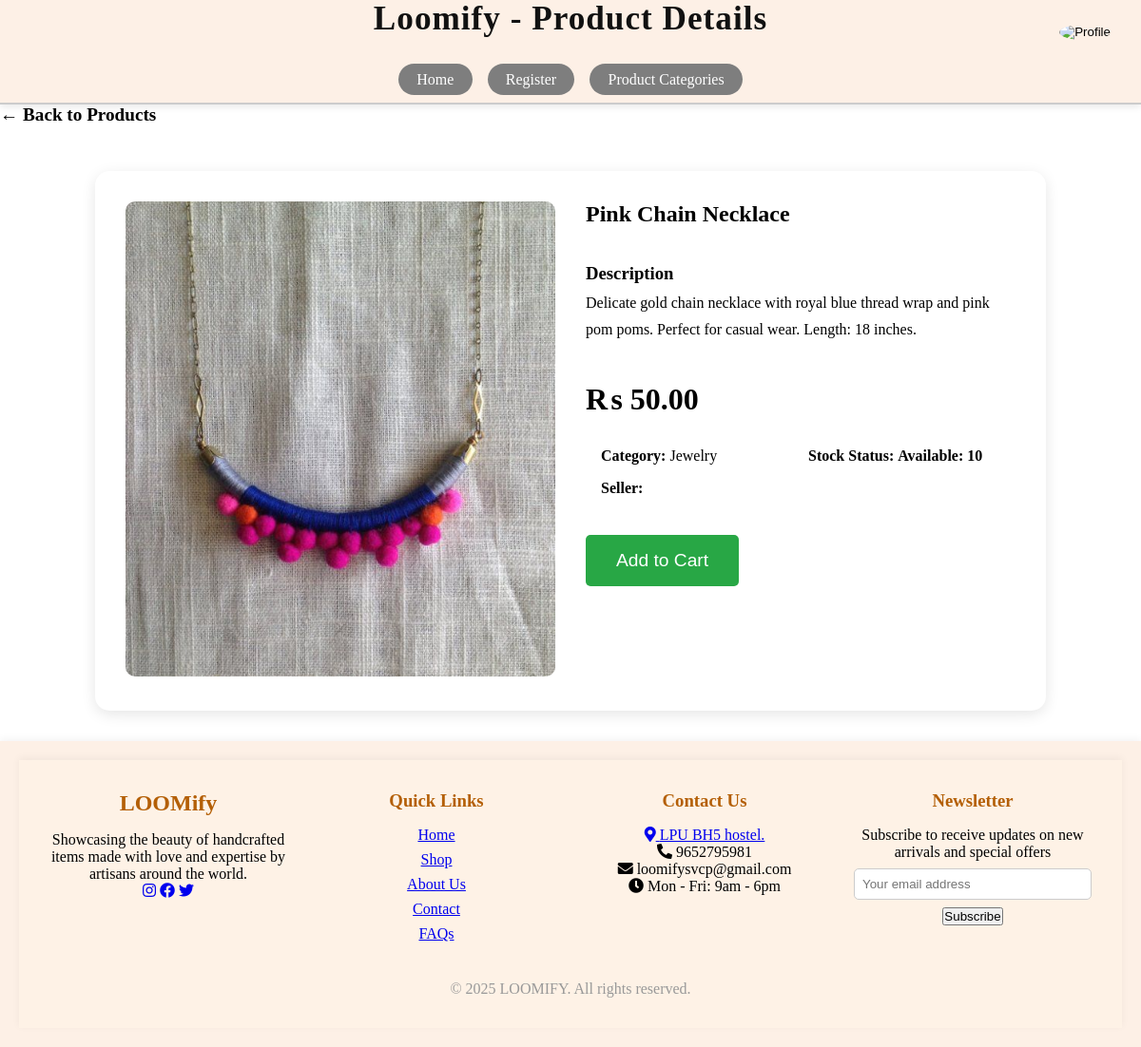
The page /productDetails.php?id=3 on the database as committed earlier.
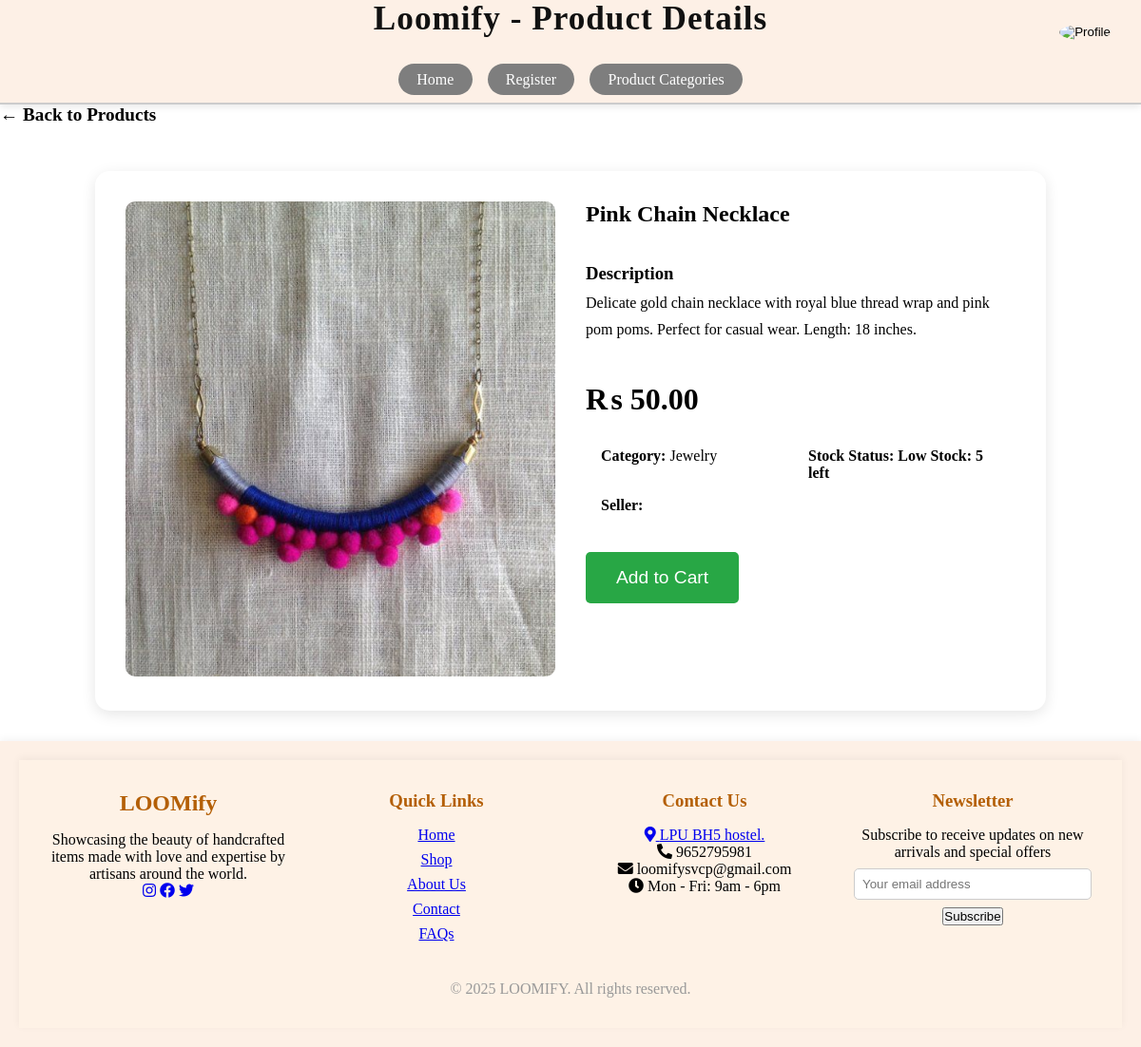
The same page on the database as committed later.
### tables this page shows
CREATE TABLE `products` (
  `product_id` int(11) NOT NULL,
  `seller_id` int(11) DEFAULT NULL,
  `name` varchar(100) NOT NULL,
  `description` text DEFAULT NULL,
  `price` decimal(10,2) NOT NULL,
  `stock` int(11) NOT NULL,
  `Image` varchar(255) NOT NULL,
  `category_id` int(11) NOT NULL
);

CREATE TABLE `categories` (
  `category_id` int(11) NOT NULL,
  `name` varchar(100) NOT NULL,
  `Image` varchar(255) NOT NULL,
  `description` varchar(255) NOT NULL
);

### productDetails.php (the view, shortened to what the changed rows need)
<?php
include 'db.php';
$product_id = intval($_GET['id']);
$query = "SELECT p.*, c.name AS category_name, u.username AS seller_name
          FROM products p
          LEFT JOIN categories c ON p.category_id = c.category_id
          LEFT JOIN users u ON p.seller_id = u.user_id
          WHERE p.product_id = ?";
$stmt = $conn->prepare($query);
$stmt->bind_param("i", $product_id);
$stmt->execute();
$result = $stmt->get_result();
$product = $result->fetch_assoc();
?>
<!DOCTYPE html>
<html lang="en">
<head>
</head>
<body>
    <?php include 'styles/header.php'; ?>
    <header>
    <div class="header-content">
         <div class="header-title">
                <h1>Loomify - Product Details</h1>
            </div>
        </div>
    </header>
    <div class="container">
        <div class="product-details-container">
            <div class="product-details-image">
                <?php if(!empty($product['Image']) && file_exists($product['Image'])): ?>
                    <img src="<?php echo htmlspecialchars($product['Image']); ?>"
                         alt="<?php echo htmlspecialchars($product['name']); ?>">
                <?php else: ?>
                    <div class="error-image">No image available</div>
                <?php endif; ?>
            </div>
            <div class="product-details-info">
                <div class="product-details-header">
                    <h2><?php echo htmlspecialchars($product['name']); ?></h2>
                </div>
                <div class="product-details-description">
                    <h3>Description</h3>
                    <p><?php echo htmlspecialchars($product['description']); ?></p>
                </div>
                <div class="product-details-price">
                    ₨ <?php echo number_format($product['price'], 2); ?>
                </div>
                <div class="product-details-metadata">
                    <div>
                        <strong>Category:</strong>
                        <?php echo htmlspecialchars($product['category_name'] ?? 'Uncategorized'); ?>
                    </div>
                    <div>
                        <strong>Stock Status:</strong>
                        <span class="product-details-stock <?php
                            echo ($product['stock'] <= 0 ? 'out-of-stock' :
                                  ($product['stock'] <= 5 ? 'low-stock' : ''));
                        ?>">
                            <?php
                            if ($product['stock'] <= 0) {
                                echo 'Out of Stock';
                            } elseif ($product['stock'] <= 5) {
                                echo 'Low Stock: ' . $product['stock'] . ' left';
                            } else {
                                echo 'Available: ' . $product['stock'];
                            }
                            ?>
                        </span>
                    </div>
                    <p><strong>Seller:</strong> <?php echo htmlspecialchars($product['seller_name']); ?></p>
                </div>
                <form action="Cart.php" method="POST" class="cart-form" style="margin-top: 1.5rem;">
                    <button type="submit"
                            class="add-to-cart-btn"
                            <?php echo ($product['stock'] <= 0 ? 'disabled' : ''); ?>>
                    </button>
                </form>
            </div>
        </div>
    </div>
    <footer>
        <div class="footer-content">
            <?php include 'styles/footer.php'; ?>
        </div>
    </footer>
</body>
</html>

Rows that differ between the two databases and show on the page:
changed products "Pink Chain Necklace": stock "10" → "5"
Other text that changed with them:
text no longer shown: "Available:"
text now shown: "Low Stock: left"
